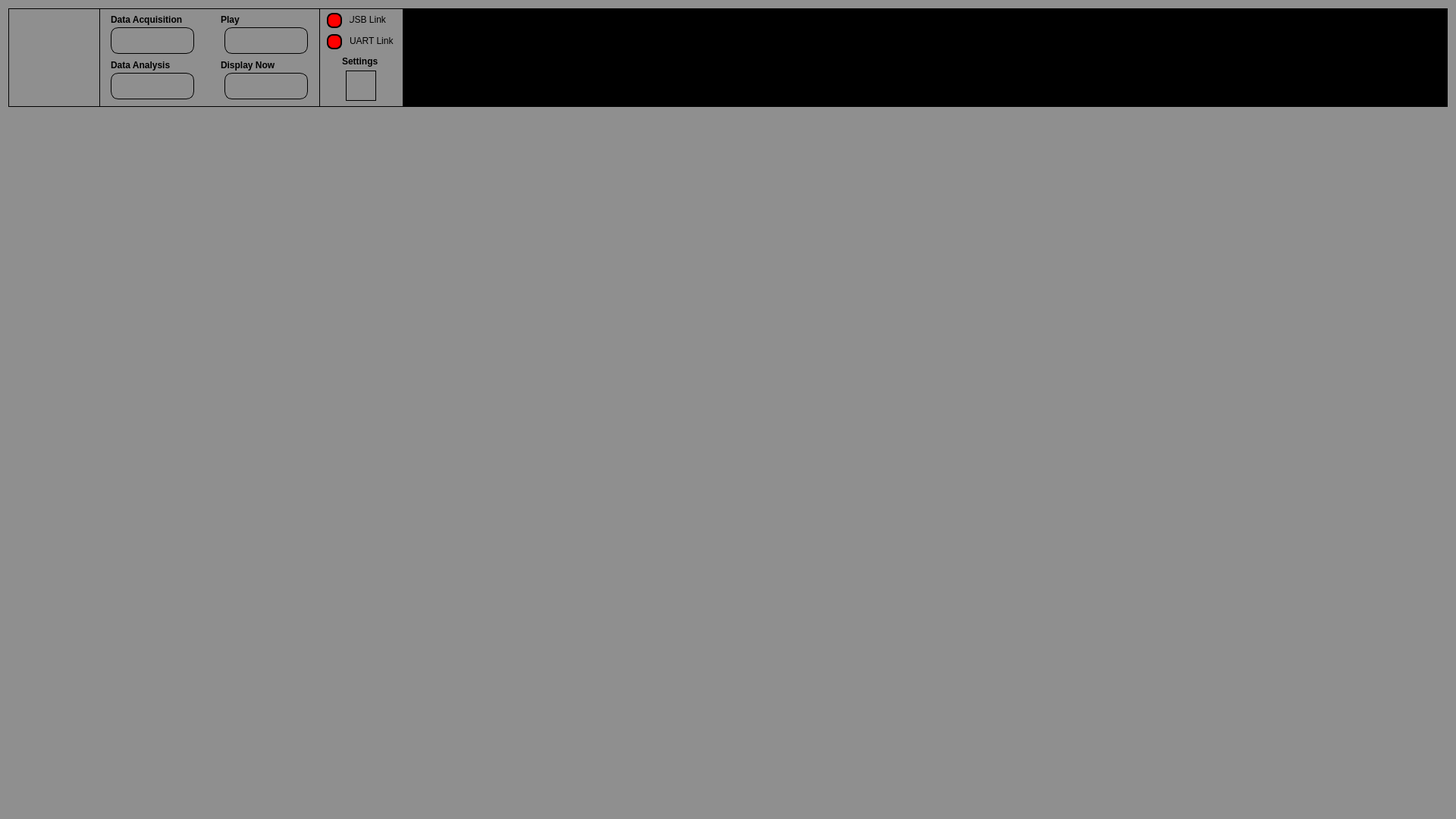
<?xml version="1.0" encoding="UTF-8"?>
<ui version="4.0">
 <class>MainWindow</class>
 <widget class="QMainWindow" name="MainWindow">
  <property name="geometry">
   <rect>
    <x>0</x>
    <y>0</y>
    <width>1920</width>
    <height>1080</height>
   </rect>
  </property>
  <property name="sizePolicy">
   <sizepolicy hsizetype="Expanding" vsizetype="Expanding">
    <horstretch>0</horstretch>
    <verstretch>0</verstretch>
   </sizepolicy>
  </property>
  <property name="minimumSize">
   <size>
    <width>715</width>
    <height>463</height>
   </size>
  </property>
  <property name="windowTitle">
   <string>Bio Data Analyzer</string>
  </property>
  <property name="windowIcon">
   <iconset>
    <normaloff>Images/jivalog_10per.png</normaloff>Images/jivalog_10per.png</iconset>
  </property>
  <property name="windowOpacity">
   <double>60.000000000000000</double>
  </property>
  <property name="styleSheet">
   <string notr="true">background-color: rgb(255, 255, 255);</string>
  </property>
  <widget class="QWidget" name="centralWidget">
   <property name="sizePolicy">
    <sizepolicy hsizetype="Fixed" vsizetype="Fixed">
     <horstretch>0</horstretch>
     <verstretch>0</verstretch>
    </sizepolicy>
   </property>
   <property name="styleSheet">
    <string notr="true">background-color: rgb(143, 143, 143);</string>
   </property>
   <layout class="QGridLayout" name="gridLayout">
    <item row="1" column="0">
     <widget class="QFrame" name="Menu">
      <property name="enabled">
       <bool>true</bool>
      </property>
      <property name="sizePolicy">
       <sizepolicy hsizetype="Expanding" vsizetype="Fixed">
        <horstretch>0</horstretch>
        <verstretch>0</verstretch>
       </sizepolicy>
      </property>
      <property name="minimumSize">
       <size>
        <width>0</width>
        <height>130</height>
       </size>
      </property>
      <property name="styleSheet">
       <string notr="true">border: 1px solid black; </string>
      </property>
      <property name="frameShape">
       <enum>QFrame::StyledPanel</enum>
      </property>
      <property name="frameShadow">
       <enum>QFrame::Raised</enum>
      </property>
      <widget class="QGraphicsView" name="m_logo">
       <property name="geometry">
        <rect>
         <x>0</x>
         <y>0</y>
         <width>121</width>
         <height>130</height>
        </rect>
       </property>
       <property name="styleSheet">
        <string notr="true">image: url(:/Images/Jivalog.png);
background-image: url(:/Images/logo.png);

</string>
       </property>
      </widget>
      <widget class="QPushButton" name="m_bDataAcq">
       <property name="geometry">
        <rect>
         <x>135</x>
         <y>25</y>
         <width>110</width>
         <height>35</height>
        </rect>
       </property>
       <property name="styleSheet">
        <string notr="true">border-radius: 10px;
background-image: url(:/Images/OFF.png);


</string>
       </property>
       <property name="text">
        <string/>
       </property>
      </widget>
      <widget class="QGraphicsView" name="On_off_buttons">
       <property name="geometry">
        <rect>
         <x>120</x>
         <y>0</y>
         <width>291</width>
         <height>130</height>
        </rect>
       </property>
      </widget>
      <widget class="QLabel" name="Data_acq_txt">
       <property name="geometry">
        <rect>
         <x>135</x>
         <y>5</y>
         <width>101</width>
         <height>20</height>
        </rect>
       </property>
       <property name="font">
        <font>
         <weight>75</weight>
         <bold>true</bold>
        </font>
       </property>
       <property name="styleSheet">
        <string notr="true">border: 0px solid black; </string>
       </property>
       <property name="text">
        <string>Data Acquisition</string>
       </property>
      </widget>
      <widget class="QLabel" name="Data_anay_txt">
       <property name="geometry">
        <rect>
         <x>135</x>
         <y>65</y>
         <width>101</width>
         <height>20</height>
        </rect>
       </property>
       <property name="font">
        <font>
         <weight>75</weight>
         <bold>true</bold>
        </font>
       </property>
       <property name="styleSheet">
        <string notr="true">border: 0px solid black; </string>
       </property>
       <property name="text">
        <string>Data Analysis</string>
       </property>
      </widget>
      <widget class="QPushButton" name="m_bDataAna">
       <property name="geometry">
        <rect>
         <x>135</x>
         <y>85</y>
         <width>110</width>
         <height>35</height>
        </rect>
       </property>
       <property name="styleSheet">
        <string notr="true">border-radius: 10px;
background-image: url(:/Images/OFF.png);


</string>
       </property>
       <property name="text">
        <string/>
       </property>
      </widget>
      <widget class="QPushButton" name="m_bDataAcqPlay">
       <property name="geometry">
        <rect>
         <x>285</x>
         <y>25</y>
         <width>110</width>
         <height>35</height>
        </rect>
       </property>
       <property name="styleSheet">
        <string notr="true">border-radius: 10px;
background-image: url(:/Images/Play.png);




</string>
       </property>
       <property name="text">
        <string/>
       </property>
      </widget>
      <widget class="QLabel" name="Acq_play_txt">
       <property name="geometry">
        <rect>
         <x>280</x>
         <y>5</y>
         <width>101</width>
         <height>20</height>
        </rect>
       </property>
       <property name="font">
        <font>
         <weight>75</weight>
         <bold>true</bold>
        </font>
       </property>
       <property name="styleSheet">
        <string notr="true">border: 0px solid black; </string>
       </property>
       <property name="text">
        <string>Play</string>
       </property>
      </widget>
      <widget class="QPushButton" name="m_bCurDisplay">
       <property name="geometry">
        <rect>
         <x>285</x>
         <y>85</y>
         <width>110</width>
         <height>35</height>
        </rect>
       </property>
       <property name="styleSheet">
        <string notr="true">border-radius: 10px;
background-image: url(:/Images/Acq.png);





</string>
       </property>
       <property name="text">
        <string/>
       </property>
      </widget>
      <widget class="QLabel" name="label_9">
       <property name="geometry">
        <rect>
         <x>280</x>
         <y>65</y>
         <width>101</width>
         <height>20</height>
        </rect>
       </property>
       <property name="font">
        <font>
         <weight>75</weight>
         <bold>true</bold>
        </font>
       </property>
       <property name="styleSheet">
        <string notr="true">border: 0px solid black; </string>
       </property>
       <property name="text">
        <string>Display Now</string>
       </property>
      </widget>
      <widget class="QWidget" name="widget_LED_Setting" native="true">
       <property name="geometry">
        <rect>
         <x>410</x>
         <y>0</y>
         <width>111</width>
         <height>130</height>
        </rect>
       </property>
       <widget class="QPushButton" name="m_USB_Link_Led">
        <property name="enabled">
         <bool>false</bool>
        </property>
        <property name="geometry">
         <rect>
          <x>10</x>
          <y>6</y>
          <width>20</width>
          <height>20</height>
         </rect>
        </property>
        <property name="styleSheet">
         <string notr="true">background-color: red;
 border-style: solid;
 border-width:2px;
 border-radius:8px;
 border-color: black;
 max-width:16px;
 max-height:16px;
 min-width:16px;
 min-height:16px;</string>
        </property>
        <property name="text">
         <string/>
        </property>
       </widget>
       <widget class="QPushButton" name="m_Uart_Link_LED">
        <property name="enabled">
         <bool>false</bool>
        </property>
        <property name="geometry">
         <rect>
          <x>10</x>
          <y>34</y>
          <width>20</width>
          <height>20</height>
         </rect>
        </property>
        <property name="styleSheet">
         <string notr="true">background-color: red;
 border-style: solid;
 border-width:2px;
 border-radius:8px;
 border-color: black;
 max-width:16px;
 max-height:16px;
 min-width:16px;
 min-height:16px;</string>
        </property>
        <property name="text">
         <string/>
        </property>
       </widget>
       <widget class="QLineEdit" name="USB_link_txt">
        <property name="geometry">
         <rect>
          <x>40</x>
          <y>5</y>
          <width>51</width>
          <height>20</height>
         </rect>
        </property>
        <property name="styleSheet">
         <string notr="true">border-color: rgb(255, 255, 255);
border:0px;
font: 75 8pt &quot;MS Shell Dlg 2&quot;;</string>
        </property>
        <property name="text">
         <string>USB Link</string>
        </property>
       </widget>
       <widget class="QLineEdit" name="m_UART_link_txt">
        <property name="geometry">
         <rect>
          <x>40</x>
          <y>33</y>
          <width>61</width>
          <height>20</height>
         </rect>
        </property>
        <property name="styleSheet">
         <string notr="true">border-color: rgb(255, 255, 255);
border:0px;</string>
        </property>
        <property name="text">
         <string>UART Link</string>
        </property>
       </widget>
       <widget class="QPushButton" name="m_bSettings">
        <property name="geometry">
         <rect>
          <x>35</x>
          <y>82</y>
          <width>40</width>
          <height>40</height>
         </rect>
        </property>
        <property name="styleSheet">
         <string notr="true">border-image: url(:/Images/settings.jpg);</string>
        </property>
        <property name="text">
         <string/>
        </property>
       </widget>
       <widget class="QLabel" name="Settings_txt">
        <property name="geometry">
         <rect>
          <x>30</x>
          <y>60</y>
          <width>51</width>
          <height>20</height>
         </rect>
        </property>
        <property name="font">
         <font>
          <weight>75</weight>
          <bold>true</bold>
         </font>
        </property>
        <property name="styleSheet">
         <string notr="true">border: 0px solid black; </string>
        </property>
        <property name="text">
         <string>Settings</string>
        </property>
       </widget>
      </widget>
      <widget class="QScrollArea" name="console_scroll_area">
       <property name="geometry">
        <rect>
         <x>520</x>
         <y>1</y>
         <width>1381</width>
         <height>130</height>
        </rect>
       </property>
       <property name="widgetResizable">
        <bool>true</bool>
       </property>
       <widget class="QWidget" name="scrollAreaWidgetContents">
        <property name="geometry">
         <rect>
          <x>0</x>
          <y>0</y>
          <width>1379</width>
          <height>128</height>
         </rect>
        </property>
        <widget class="QTextEdit" name="console">
         <property name="geometry">
          <rect>
           <x>0</x>
           <y>0</y>
           <width>1381</width>
           <height>130</height>
          </rect>
         </property>
         <property name="styleSheet">
          <string notr="true">background-color: rgb(0, 0, 0);
color:green;
font: 75 12pt &quot;Calibri&quot;;</string>
         </property>
        </widget>
       </widget>
      </widget>
      <zorder>widget_LED_Setting</zorder>
      <zorder>On_off_buttons</zorder>
      <zorder>m_logo</zorder>
      <zorder>Data_acq_txt</zorder>
      <zorder>Data_anay_txt</zorder>
      <zorder>m_bDataAcq</zorder>
      <zorder>m_bDataAna</zorder>
      <zorder>m_bDataAcqPlay</zorder>
      <zorder>Acq_play_txt</zorder>
      <zorder>m_bCurDisplay</zorder>
      <zorder>label_9</zorder>
      <zorder>console_scroll_area</zorder>
     </widget>
    </item>
    <item row="2" column="0">
     <widget class="QStackedWidget" name="m_stacked">
      <widget class="QWidget" name="page"/>
      <widget class="QWidget" name="page_2"/>
     </widget>
    </item>
   </layout>
  </widget>
 </widget>
 <layoutdefault spacing="6" margin="11"/>
 <resources/>
 <connections/>
</ui>
